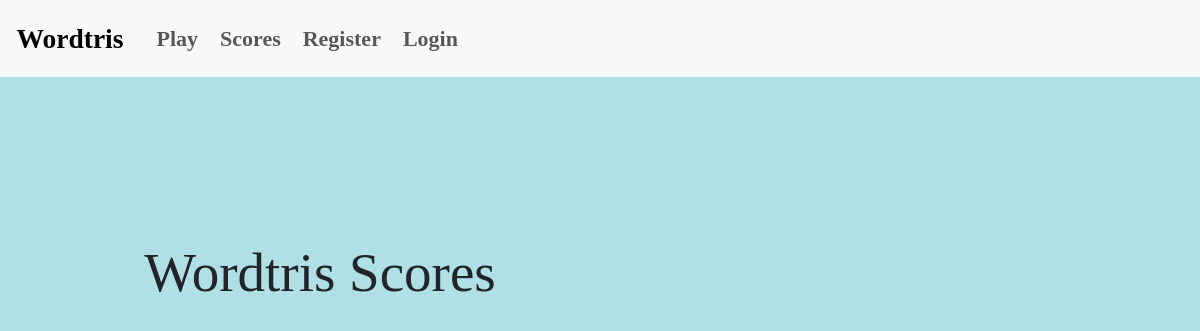
Page /scores on the earlier database version.
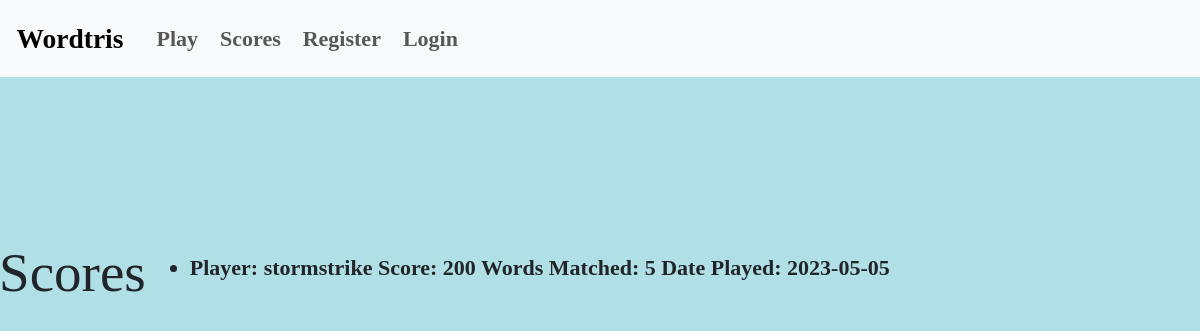
Same page on the later database version.
### game/models.py (models this page shows, shortened)
class Game(models.Model):
    score = models.IntegerField()
    words_matched = models.IntegerField(null='True',blank=True)
    longest_word = models.IntegerField(null='True',blank=True)
    most_valuable_word = models.CharField(max_length=20,null='True', blank=True)
    date_played = models.DateField(default=datetime.date.today,null='True', blank=True)
    player = models.ForeignKey(Player, on_delete=models.CASCADE)
    def __str__(self):
        return f"Player: {self.player.username} Score: {self.score} Words Matched: {self.words_matched} Date Played: {self.date_played}"

class Player(models.Model):
    username = models.CharField(max_length=20)

### game/views.py (the view)
# urls.py: path('scores', views.scores,name='scores'),
def scores(request):
    scoresList = Game.objects.all()
    return render(request, 'game/scores.html', {'scoresList': scoresList})

### game/templates/game/scores.html
{% extends 'game/base.html' %}
{% block content %}
    <div class="container">
    <h1>Wordtris Scores</h1>
    <ul>
    {% for score in scoresList %}
        <li>{{ score }}</li>
    {% endfor %}
    </ul>
    </div>
{% endblock %}

### game/templates/game/base.html (shortened to what this page needs)
<!DOCTYPE html>
<html lang="en" dir="ltr">
  <head>
    <link href="https://cdn.jsdelivr.net/npm/bootstrap@5.3.0-alpha3/dist/css/bootstrap.min.css" rel="stylesheet">
    {% load static %}
    <link rel="stylesheet" href="{% static 'css/style.css' %}"></link>
  </head>
  <body>
    {% include 'game/navbar.html' %}
    <div class="center">
      {% block content %}
      {% endblock %}
    </div>
  </body>
</html>

### game/templates/game/navbar.html (shortened to what this page needs)
<nav class="navbar navbar-expand-lg bg-body-tertiary">
    <div class="container-fluid">
      <a class="navbar-brand" href="#">Wordtris</a>
      <div class="collapse navbar-collapse" id="navbarSupportedContent">
        <ul class="navbar-nav me-auto mb-2 mb-lg-0">
          <li class="nav-item">
            <a class="nav-link" href="{% url 'game' %}">Play</a>
          </li>
          <li class="nav-item">
            <a class="nav-link" href="{% url 'scores' %}">Scores</a>
          </li>
          {% if user.is_authenticated %}
            <li class="nav-item">
                <a class="nav-link" href="{% url 'logout' %}">Logout</a>
            </li>
          {% else %}
            <li class="nav-item">
                <a class="nav-link" href="{% url 'register_player' %}">Register</a>
            </li>
            <li class="nav-item">
                <a class="nav-link" href="{% url 'login' %}">Login</a>
            </li>
          {% endif %}
        </ul>
      </div>
    </div>
  </nav>

### static/css/style.css (style rules this page uses)
:root { --button_top: 15%; --score_top: 20%; --content_top: 30%; --button_right: 50%; --score_right: 50%; --content_right: 24%; --scale: 1; }
html, body { height: 100%; margin: 0; padding: 0; background-color: powderblue; }
* { box-sizing: border-box; font-family: 'Varela Round'; font-size: calc(22px * var(--scale)); font-weight: bold; }
.center { position: fixed; left: 5%; top: 5%; }
.container { position: fixed; top: var(--content_top); right: var(--content_right); display: flex; justify-content: center; align-items: center; line-height: 1em; }

Differences in the rows shown:
added Game: player+score+words_matched "Player: stormstrike Score: 200 Words Matched: 5 Date Played: 2023-05-05"
